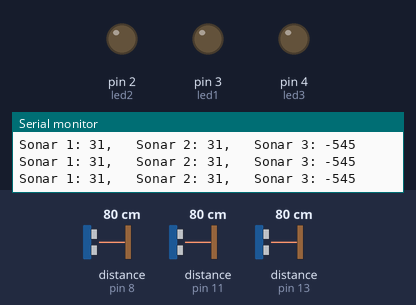
The sketch below on a simulated Arduino Uno, built with avr-gcc and run on an emulated ATmega328P. Shown: output pins drawn as LEDs (lit = HIGH), the last lines printed to the serial monitor. Wiring (inferred from the names in the program): 3 × ultrasonic range finder: trigger pin 9, echo pin 8 / trigger pin 10, echo pin 11 / trigger pin 12, echo pin 13. Inputs (shaded band) come from the test bench; at power-on: distance to the obstacle (sensors on pin 8, pin 11, pin 13) 80 cm. The echo pulse lasts 58.3 µs per cm; pins used as bus, display or sensor lines are not drawn.

Above: at 1.2 s.
1.3 s: distance to the obstacle (sensor on pin 8) set to 14 cm
4.3 s: distance to the obstacle (sensor on pin 8) set to 11 cm
At 5.5 s:
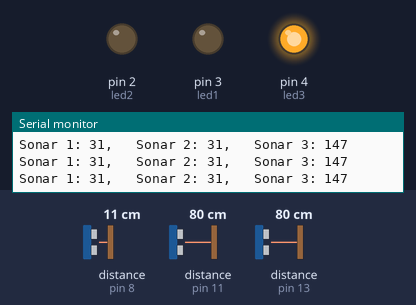
5.8 s: distance to the obstacle (sensor on pin 11) set to 9 cm
8.8 s: distance to the obstacle (sensor on pin 11) set to 6 cm
At 9.6 s:
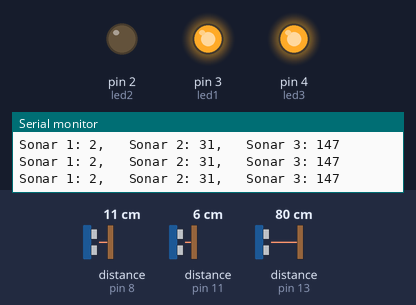
10.3 s: distance to the obstacle (sensor on pin 13) set to 9 cm
11.8 s: distance to the obstacle (sensor on pin 13) set to 6 cm
At 12.6 s:
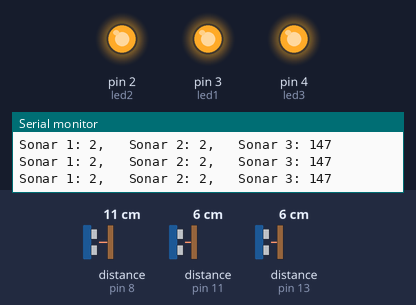
Timing chart, 0 to 14.3 s (numbered marks = the images above; inputs shaded):
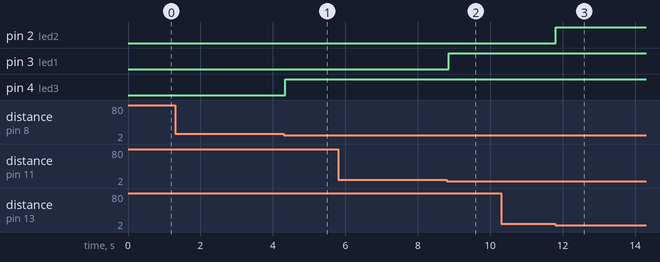

The sketch:

tripleSonar.ino
```cpp
int trigPin1 = 10;    // Trigger
int echoPin1 = 11;    // Echo
int trigPin2 = 12;
int echoPin2 = 13;
int trigPin3 = 9;
int echoPin3 = 8;
long duration1, duration2,duration3, inches1, inches2, inches3, temp;
//int green = 3;
//int yellow = 5;
//int red = 6;
int led1 = 3;
int led2 = 2;
int led3 = 4;

void setup() {
  // put your setup code here, to run once:
  //Serial Port begin
  Serial.begin (9600);
  //Define inputs and outputs
  pinMode(trigPin1, OUTPUT);
  pinMode(echoPin1, INPUT);
  pinMode(trigPin2, OUTPUT);
  pinMode(echoPin2, INPUT);
  pinMode(trigPin3, OUTPUT);
  pinMode(echoPin3, INPUT);
  pinMode(led1,OUTPUT);
  pinMode(led2,OUTPUT);
  pinMode(led3,OUTPUT);
}

void loop() {
  // send and read signal for sonar 1:
digitalWrite(trigPin1, LOW);
  delayMicroseconds(5);
  digitalWrite(trigPin1, HIGH);
  delayMicroseconds(10);
  digitalWrite(trigPin1, LOW);

  // Read the signal from the sensor: a HIGH pulse whose
  // duration is the time (in microseconds) from the sending
  // of the ping to the reception of its echo off of an object.
  pinMode(echoPin1, INPUT);
  duration1 = pulseIn(echoPin1, HIGH);

  // send and read signal for sonar 2:
  digitalWrite(trigPin2, LOW);
  delayMicroseconds(5);
  digitalWrite(trigPin2, HIGH);
  delayMicroseconds(10);
  digitalWrite(trigPin2, LOW);

  // Read the signal from the sensor: a HIGH pulse whose
  // duration is the time (in microseconds) from the sending
  // of the ping to the reception of its echo off of an object.
  pinMode(echoPin2, INPUT);
  duration2 = pulseIn(echoPin2, HIGH);


  // send and read signal for sonar 2:
  digitalWrite(trigPin3, LOW);
  delayMicroseconds(5);
  digitalWrite(trigPin3, HIGH);
  delayMicroseconds(10);
  digitalWrite(trigPin3, LOW);

  // Read the signal from the sensor: a HIGH pulse whose
  // duration is the time (in microseconds) from the sending
  // of the ping to the reception of its echo off of an object.
  pinMode(echoPin3, INPUT);
  duration3 = pulseIn(echoPin3, HIGH);

  inches1 = (duration1/2) / 74;
  inches2 = (duration2/2) / 74;
  inches3 = (duration3/2) / 74;
  temp = duration3/2;

  if(inches1 <= 2) digitalWrite(led1,HIGH);
  else digitalWrite(led1,LOW);
  if(inches2 <= 2) digitalWrite(led2,HIGH);
  else digitalWrite(led2,LOW);
  int diff = ((740 - temp))*255/740 ;
  if(inches3 <= 10){
    analogWrite(led3,diff);
  }
  else analogWrite(led3,0);
  //if(inches3 <= 5) digitalWrite(led3,HIGH);
  //else digitalWrite(led3,LOW);

  Serial.print("Sonar 1: ");
  Serial.print(inches1);
  Serial.print(",   Sonar 2: ");
  Serial.print(inches2);
  Serial.print(",   Sonar 3: ");
  Serial.print(diff);

  Serial.println();

  delay(50);
}
```

Measured:
- the behaviour switches between 13 and 12 cm on distance to the obstacle (sensor on pin 8) (found by bisection; images 0 and 1)
- the behaviour switches between 8 and 7 cm on distance to the obstacle (sensor on pin 11) (found by bisection; images 1 and 2)
- the behaviour switches between 8 and 7 cm on distance to the obstacle (sensor on pin 13) (found by bisection; images 2 and 3)
- after the input at 4.3 s, pin 4 (led3): LOW → HIGH at once
- after the input at 8.8 s, pin 3 (led1): LOW → HIGH after 0.05 s
- after the input at 11.8 s, pin 2 (led2): LOW → HIGH at once
